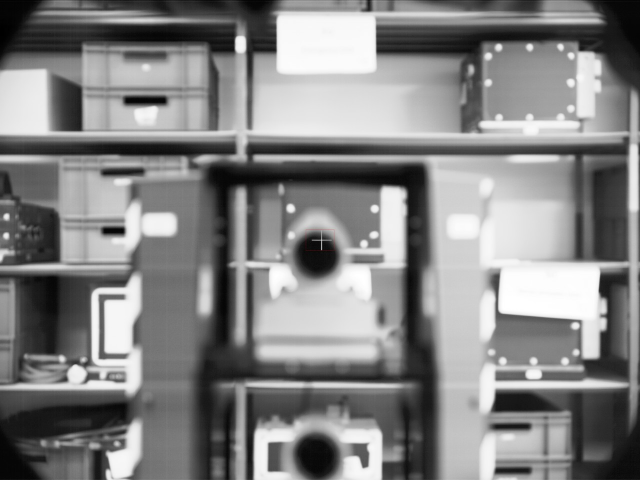
#> input picture zar visible.jpg, 1280 x 960 px (shown at 1/2 size)
$ jupyter execute --allow-errors traitement_image_1.ipynb
#> lines starting #> are read from the running program, lines starting #| are printed output that depends on the picture
# Traitement d'image

[cell 1]
# bibliothèques nécessaire au programme

import cv2
import os
import tkinter as tk
from tkinter import Tk
from tkinter.filedialog import askopenfilename
from tkinter import messagebox
import numpy as np
import matplotlib.pyplot as plt
import configparser

[cell 2]
#Fonction de resize d'image principalement utilisé pour l'affichage des images dans la fenêtre
def resize_image(image):

    # Vérifier le type de couleur de l'image
    if image is None:
        print("Impossible de charger l'image.")
    elif len(image.shape) == 2:
        height, width = image.shape
    elif image.shape[2] == 3:
        height, width, channels = image.shape
    elif image.shape[2] == 4:
        height, width, channels = image.shape[:3]
    else:
        print("Le type de couleur de l'image est inconnu.")

    print("Taille image : ",width, "x", height)
    if width > 768 or height > 576:
        # Calculer le ratio de redimensionnement
        ratio = min(768 / width, 576 / height)

        # Redimensionner l'image avec le ratio
        new_width = int(width * ratio)
        new_height = int(height * ratio)
        image = cv2.resize(image, (new_width, new_height))
    return image

[cell 3]
#Fonction d'affichage de l'image dans la fenêtre
def affiche_image(image,titre_fenetre):
    image=resize_image(image)   #Permet de réduire l'image avant de l'afficher
    cv2.imshow(titre_fenetre, image)

[cell 4]
#fonction d'ouverture de fichier avec fenêtre windows
def select_file():
    # Créer une fenêtre Tkinter invisible
    root = Tk()
    root.withdraw()

    # Ouvrir la boîte de dialogue de sélection de fichier avec le chemin par défaut
    file_path = askopenfilename()

    # Fermer la fenêtre Tkinter
    root.destroy()

    # Renvoyer le chemin et le nom du fichier sélectionné
    return file_path

[cell 5]
#Fonction principale de calcul du barycentre
def calculate_barycenter(image):

    cx, cy,height, width  = barycentre(image)

    output_image = np.zeros((height, width, 3), dtype=np.uint8)
    output_image[:,:]=image

    # Afficher les coordonnées du barycentre
    print("Coordonnées du barycentre:")
    print("x =", cx)
    print("y =", cy)
    print("Point vert dans l'image")

    # Dessiner un cercle sur l'image pour représenter le barycentre
    taille=int(height/100)
    output_image = cv2.circle(output_image.copy(), (cx, cy), taille, (0, 255, 0), -1)
    plt.imshow(output_image,cmap='gray')
    plt.colorbar()
    plt.title("Barycentre")
    plt.show()
    return

[cell 6]
#Fonction de calcul du barycentre
def barycentre(image):

    #passage de l'image en niveau de gris
    image_grey = cv2.cvtColor(image, cv2.COLOR_BGR2GRAY)
    height, width = image_grey.shape

    # Calculer les moments de l'image
    moments = cv2.moments(image_grey)

    # Calculer les coordonnées du barycentre
    cx = int(moments['m10'] / moments['m00'])
    cy = int(moments['m01'] / moments['m00'])

    return cx,cy,height,width

[cell 7]
#Fonctin de binarisation
def binarisation(image,seuil):
    output_image=duplication_image(image)
    _, image_binarisee = cv2.threshold(output_image, seuil, 255, cv2.THRESH_BINARY)
    #affichage de l'image
    plt.imshow(image_binarisee)
    plt.title("Image binarisee")
    plt.show()
    return image_binarisee

[cell 8]
#Fonction de fermeture des fenêtres images
def close_windows():
    cv2.waitKey(0)
    cv2.destroyAllWindows()

[cell 9]
#Fonction de calcul de la FTM
def calculate_fourier_transform(image):
    #passage de l'image en niveau de gris
    image = cv2.cvtColor(image, cv2.COLOR_BGR2GRAY)
    pixel_size_mm = 0.0064

    # Calculer la transformée de Fourier
    fourier_transform = np.fft.fftshift(np.fft.fft2(image))

    # Calculer les fréquences spatiales en cycles par pixel
    freq_x = np.fft.fftfreq(image.shape[1], d=pixel_size_mm)
    freq_y = np.fft.fftfreq(image.shape[0], d=pixel_size_mm)

    # Calculer les fréquences spatiales en cycles par mm
    freq_x_mm = freq_x * image.shape[1]
    freq_y_mm = freq_y * image.shape[0]

    # Calculer la fonction de transfert optique en amplitude
    optical_transfer_function = np.abs(fourier_transform)

    # Afficher la fonction de transfert optique en cycles par mm
    plt.imshow(optical_transfer_function, extent=(freq_x_mm.min(), freq_x_mm.max(), freq_y_mm.min(), freq_y_mm.max()), cmap='hot')
    plt.colorbar()
    plt.title("Fonction de transfert optique (cycles/mm)")
    plt.xlabel("Fréquence spatiale X (cycles/mm)")
    plt.ylabel("Fréquence spatiale Y (cycles/mm)")
    plt.show()

    # Calculer le spectre de magnitude
    spectrum = np.abs(fourier_transform)

     # Obtenir la ligne du milieu du spectre
    middle_row = spectrum[spectrum.shape[0] // 2, :]

    # Ne prendre que la moitié de la ligne du milieu
    half_length = len(middle_row) // 2
    middle_row_half = middle_row[half_length+1:]

    # Créer un graphique pour afficher la moitié de la ligne du milieu
    plt.plot(middle_row_half)
    plt.title("Fonction de transfere optique")
    plt.xlabel("Position")
    plt.ylabel("Magnitude")
    plt.show()

[cell 10]
#Fonction de calcul et d'affichage de l'histogramme
def plot_histogram(image):
    #passage de l'image en niveau de gris
    image = cv2.cvtColor(image, cv2.COLOR_BGR2GRAY)

    # Calculer l'histogramme de l'image
    histogram = cv2.calcHist([image], [0], None, [256], [0, 256])

    # Afficher l'histogramme
        # Ajuster la taille de l'image du graphique
    fig, ax = plt.subplots(figsize=(18, 3))

    # Afficher l'histogramme en mode bar graph
    ax.bar(np.arange(256), histogram[:, 0], color='blue')
    ax.set_title("Histogramme de l'image")
    ax.set_xlabel("Niveau de gris")
    ax.set_ylabel("Nombre de pixels")
    plt.show()

[cell 11]
#Fonction de lecture du fichier de configuration pour extraction des valeurs de ROI
def parse_configuration_file_ROI(config_file_path,section):
    # Créer un objet ConfigParser
    config = configparser.ConfigParser()

    # Lire le fichier de configuration
    config.read(config_file_path)

    # Extraire les valeurs numériques
    ROI_offset_X = int(config.get(section, 'ROI_X_offset'))
    ROI_offset_Y = int(config.get(section, 'ROI_Y_offset'))
    ROI_largeur = int(config.get(section, 'ROI_largeur'))
    ROI_hauteur = int(config.get(section, 'ROI_hauteur'))

    # Afficher les valeurs extraites
    print("ROI_X_offset :", ROI_offset_X)
    print("ROI_Y_offset :", ROI_offset_Y)
    print("ROI_largeur :", ROI_largeur)
    print("ROI_hauteur :", ROI_hauteur)
    return ROI_offset_X,ROI_offset_Y, ROI_largeur, ROI_hauteur

[cell 12]
#Fonction de lecture du fichier de configuration pour extraction d'une valeur generique
def parse_configuration_file_generique(config_file_path,section,paramettre):
    # Créer un objet ConfigParser
    config = configparser.ConfigParser()

    # Lire le fichier de configuration
    config.read(config_file_path)

    # Extraire les valeurs numériques
    valeur_paramettre = int(config.get(section, paramettre))


    # Afficher les valeurs extraites
    print("Section :", section)
    print("Paramettre :", paramettre)
    print("Valeur :", valeur_paramettre)

    return valeur_paramettre

[cell 13]
#Fonction d'affichage d'un popup
def show_popup(message):
    # Créer une fenêtre principale tkinter
    root = tk.Tk()
    root.withdraw()

    # Afficher la fenêtre pop-up avec le message
    messagebox.showinfo("Popup", message)

[cell 14]
#Fonction de fabrication de l'image ROI
def Make_ROI(input_image,ROI_offset_X,ROI_offset_Y, ROI_largeur, ROI_hauteur):

    #Vérifie que la ROI est correcte
    height,width = taille_image(input_image)
    print("ROI" , ROI_largeur+ROI_offset_X,width,ROI_hauteur+ROI_offset_Y,height)
    if (ROI_largeur+ROI_offset_X)>width or (ROI_hauteur+ROI_offset_Y)>height :
        print("Erreur dans l'extraction de la ROI")
        return input_image
    else:

        # Découper la région d'intérêt (ROI) de l'image d'entrée
        roi = input_image[ROI_offset_Y:ROI_offset_Y+ROI_hauteur, ROI_offset_X:ROI_offset_X+ROI_largeur]

        print ("Création nouvelle image : ", ROI_hauteur, "x", ROI_largeur)
        # Créer une nouvelle image vide avec la taille de la région d'intérêt
        output_image = np.zeros((ROI_hauteur, ROI_largeur, 3), dtype=np.uint8)

        # Coller la région d'intérêt dans la nouvelle image
        output_image[:,:] = roi

        return output_image

[cell 15]
#Fonction d'extraction d'une ligne dans l'image
def extract_line(image, y):

    # Extraire la ligne de l'image
    line = image[y, :]

    return line

[cell 16]
#Fonction de mesure de luminance
def mesure_luminance (image,mode,num_ligne):
    #Convertion de l'image en niveaux
    image_grey = cv2.cvtColor(image, cv2.COLOR_BGR2GRAY)

    #Définition des lignes de mesures à 1/4 1/2 et 3/4 de l'image avec affichage de ces lignes dans l'image
    height, width = image_grey.shape

    # Duplique l'image d'origine
    output_image=duplication_image(image)

    if num_ligne==None :
        y1=int(height/4)
        y2=int(height/2)
        y3=int(height*3/4)
        start_point = (100, 100)
        end_point = (500, 300)
        output_image = cv2.line(output_image, (0,y1), (width,y1), (255,0,0), 2)
        output_image = cv2.line(output_image, (0,y2), (width,y2), (0,255,0), 2)
        output_image = cv2.line(output_image, (0,y3), (width,y3), (0,0,255), 2)
    else:
        output_image = cv2.line(output_image, (0,num_ligne), (width,num_ligne), (255,255,0), 1)
    plt.imshow(output_image,cmap='gray')
    plt.colorbar()
    plt.title("Identification des lignes de mesure")
    plt.show()

    #extraction de chaque ligne et affichage dans le graph
    if num_ligne==None:
        ligne=extract_line(image_grey,y1)
        plt.plot(ligne, color='red')
        print("Max ligne Rouge :", max(ligne), " à la position :", np.argmax(ligne))

        ligne=extract_line(image_grey,y2)
        plt.plot(ligne, color='green')
        print("Max ligne Verte :", max(ligne), " à la position :", np.argmax(ligne))

        ligne=extract_line(image_grey,y3)
        plt.plot(ligne, color='blue')
        print("Max ligne Bleue :", max(ligne), " à la position :", np.argmax(ligne))
    else:
        ligne=extract_line(image_grey,num_ligne)
        plt.plot(ligne, color='yellow')
        print("Max ligne jaune :", max(ligne), " à la position :", np.argmax(ligne))

    plt.title('Extraction de lignes')
    plt.xlabel('Position')
    plt.ylabel('Intensité')
    plt.show()


    #Calcul d'une ligne qui contient la moyenne des colonnes
    for col in range(width):
        column_sum = np.mean(image_grey[:, col])
        ligne[col] = column_sum

    plt.plot(ligne)
    plt.title('Moyenne des lignes verticales')
    plt.xlabel('Position')
    plt.ylabel('Intensité')

    # Afficher le graphique
    plt.show()
    print("Max ligne moyenne :", max(ligne), " à la position :", np.argmax(ligne))

    #Affichage d'un zoom à 20pixel autour du point maximum
    min_graph = np.argmax(ligne)-20
    max_graph = np.argmax(ligne)+20

    min_graph = max(min_graph,0)
    max_graph = min(max_graph,width)

    plt.bar(np.arange(width), ligne, color='blue')
    for i in range(min_graph,max_graph):
        plt.text(i, ligne[i], ligne[i])

    print("Zoom à 20 pixels de chaque coté du pic max")

    plt.title('Moyenne des lignes verticales')
    plt.xlabel('Position')
    plt.ylabel('Intensité')
    plt.xlim(min_graph, max_graph)
    # Afficher le graphique

    plt.show()

[cell 17]
#Fonction d'affichage de la ROI dans l'image d'origine
def visualisation_ROI(image,ROI_offset_X,ROI_offset_Y, ROI_largeur, ROI_hauteur):

    # Duplique l'image d'origine
    ROI_image=duplication_image(image)
    # trace un rectangle de la taille de la ROI
    cv2.rectangle(ROI_image, (ROI_offset_X, ROI_offset_Y), (ROI_offset_X+ROI_largeur, ROI_offset_Y+ROI_hauteur), (255, 0, 255), 2)
    #affiche l'image
    plt.imshow(ROI_image,cmap='gray')
    plt.colorbar()
    plt.title("Localisation ROI")
    plt.show()

[cell 18]
#Fonction de duplication d'une image
def duplication_image(image):
    height,width = taille_image(image)
    output_image = np.zeros((height, width, 3), dtype=np.uint8)
    output_image[:,:]=image
    return output_image

[cell 19]
#Fonction de lecture du fichier de fonfiguration
def affichage_fichier_conf(config_path):
    print ("Fichier de configuration", config_path)
    # Créer un objet ConfigParser
    config = configparser.ConfigParser()

    # Lire le fichier de configuration
    config.read(config_path)
    for section in config.sections():
        print(f"[{section}]")
        for key, value in config.items(section):
            print(f"{key} = {value}")

[cell 20]
#Fonction de mesure de la taille des images
def taille_image(image):
    if image is None:
        print("Impossible de charger l'image.")
    elif len(image.shape) == 2:
        height, width = image.shape
    elif image.shape[2] == 3:
        height, width, channels = image.shape
    elif image.shape[2] == 4:
        height, width, channels = image.shape[:3]
    else:
        print("Le type de couleur de l'image est inconnu.")
    return height,width

## Initialisation du programme

[cell 21]
show_popup("Ouverture du fichier image")
image_path = select_file()
#> the answer given: zar visible.jpg
print("Ouverture fichier image :", image_path)
image = cv2.imread(image_path)
#> image is the input picture: shape (960, 1280, 3); mean B, G, R 131.6, 131.6, 131.6
print ("Affichage image plein format")
affiche_image(image,"Image redimensionnee")
#| Taille image :  1280 x 960
#> in resize_image, `image = cv2.resize(image, (new_width, new_height))`:
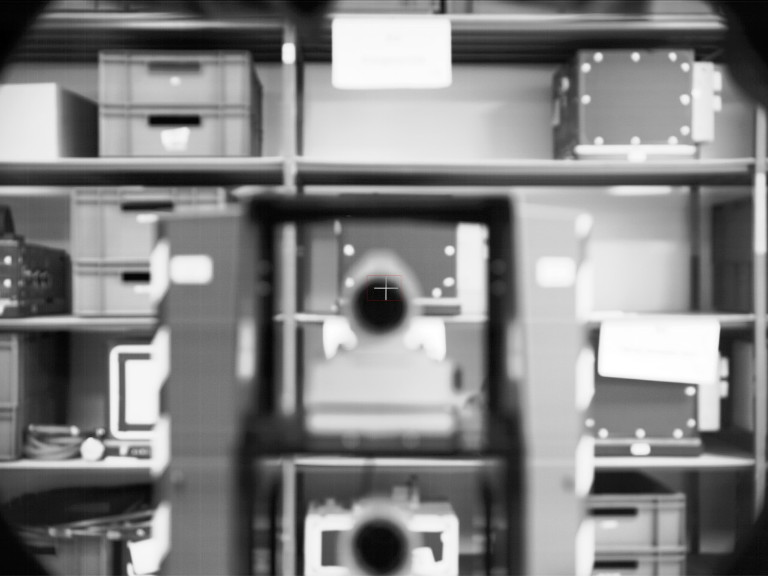
#> image: shape (576, 768, 3); mean of channels 0, 1, 2 131.6, 131.6, 131.6; drawn as B, G, R

show_popup("Ouverture du fichier de configuration")
config_path = select_file()
#> the answer given: zar visible.jpg

#> (the rest of this cell did not finish here and is left out)


## Barycentre
### Barycentre sur image complète

[cell 22]
calculate_barycenter(image)
#> in barycentre, `moments = cv2.moments(image_grey)`: moments = moments, m00 161762974, centre m10/m00, m01/m00 = (667.7, 467.1)
#> in barycentre, `cx = int(moments['m10'] / moments['m00'])`: cx = 667
#> in barycentre, `cy = int(moments['m01'] / moments['m00'])`: cy = 467
#> in calculate_barycenter, `cx, cy,height, width  = barycentre(image)`: cx = 667; cy = 467; height = 960; width = 1280
#| x = 667
#| y = 467
#> in calculate_barycenter, `taille=int(height/100)`: taille = 9
#> in calculate_barycenter, `plt.show()`:
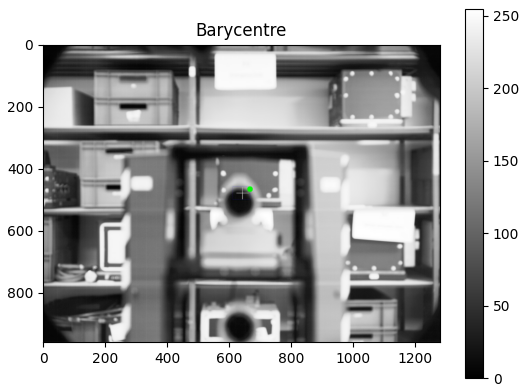
#> figure drawn by matplotlib, 2 panels; B, G, R data is drawn as R, G, B

### Barycentre sur ROI

#> (a cell that did not finish here is left out)

visualisation_ROI(image,ROI_offset_X,ROI_offset_Y, ROI_largeur, ROI_hauteur)
image_ROI_barycentre=Make_ROI(image,ROI_offset_X,ROI_offset_Y, ROI_largeur, ROI_hauteur)
calculate_barycenter(image_ROI_barycentre)

## Histogramme
### Histogramme sur image complète

[cell 24]
#Calcul de l'histogramme
plot_histogram(image)
#> in plot_histogram, `histogram = cv2.calcHist([image], [0], None, [256], [0, 256])`: histogram = 256 values, max 8007 at index 117, min 241 at index 0, mean 4800
#> in plot_histogram, `plt.show()`:
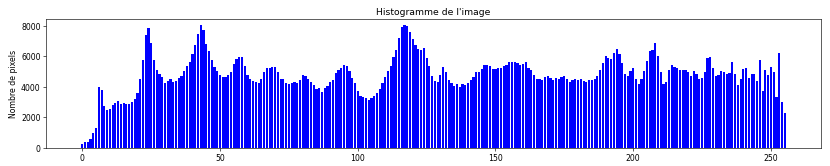
#> figure drawn by matplotlib, 1 panel; tallest bar 8007 high, from x = 116.6 to 117.4

### Histogramme sur ROI

#> (a cell that did not finish here is left out)

visualisation_ROI(image,ROI_offset_X,ROI_offset_Y, ROI_largeur, ROI_hauteur)
image_ROI_histogramme=Make_ROI(image,ROI_offset_X,ROI_offset_Y, ROI_largeur, ROI_hauteur)
plot_histogram(image_ROI_histogramme)

## Mesure de luminance
### Luminance sur image complète

[cell 26]
#Calcul de la luminance
mesure_luminance (image,"image",None)
#> in duplication_image, `height,width = taille_image(image)`: height = 960; width = 1280
#> in mesure_luminance, `output_image = cv2.line(output_image, (0,y3), (width,y3), (0,0,255), 2)`:
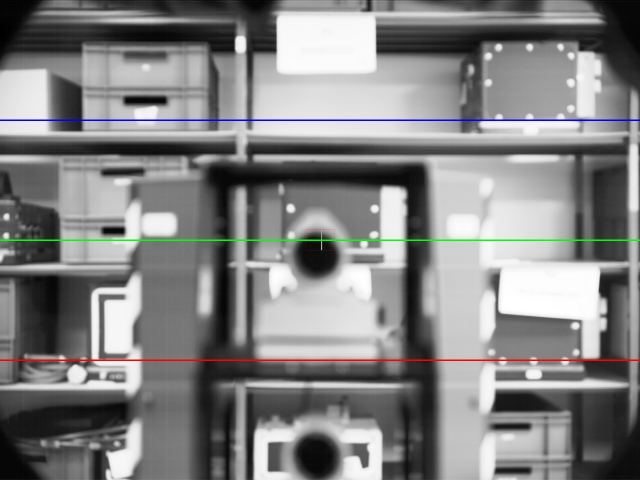
#> output_image: shape (960, 1280, 3) (shown at 1/2 size); mean B, G, R 131, 131, 131
#> in mesure_luminance, `plt.show()`:
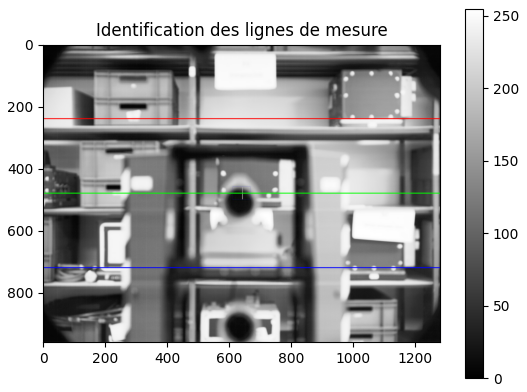
#> figure drawn by matplotlib, 2 panels; B, G, R data is drawn as R, G, B
#> in extract_line, `line = image[y, :]`: line = 1280 values, max 240 at index 278, min 32 at index 158, mean 184.4
#> in mesure_luminance, `ligne=extract_line(image_grey,y1)`: ligne has the same summary as line in extract_line
#| Max ligne Rouge : 240  à la position : 278
#> in mesure_luminance, `ligne=extract_line(image_grey,y2)`: ligne = 1280 values, max 246 at index 972, min 14 at index 617, mean 146.7
#| Max ligne Verte : 246  à la position : 972
#> in mesure_luminance, `ligne=extract_line(image_grey,y3)`: ligne = 1280 values, max 240 at index 264, min 27 at index 416, mean 131.5
#| Max ligne Bleue : 240  à la position : 264
#> in mesure_luminance, `plt.show()`:
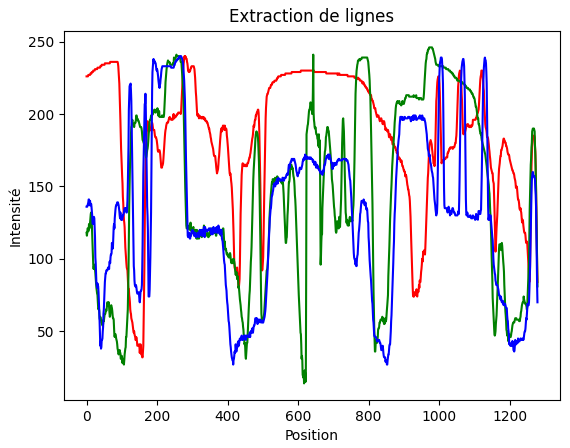
#> figure drawn by matplotlib, 1 panel; curve peaks at x = 278, y = 240; curve peaks at x = 972, y = 246; curve peaks at x = 264, y = 240
#> the loop in mesure_luminance, `for col in range(width):` made 1280 passes
#> column_sum on passes 1 to 3: 96.56, 96.56, 96.75
#> after the loop in mesure_luminance, `for col in range(width):`: ligne = 1280 values, max 193 at index 971, min 53 at index 450, mean 131.1
#> in mesure_luminance, `plt.show()`:
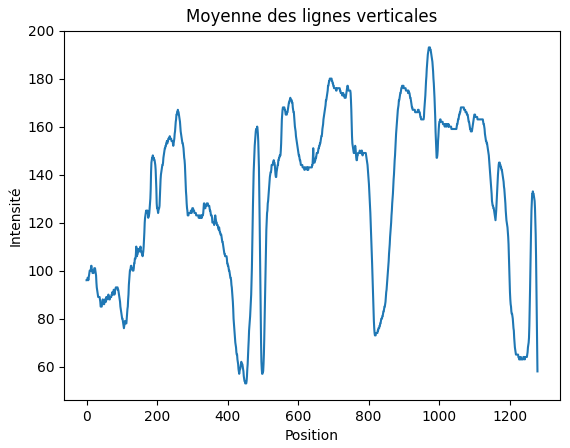
#> figure drawn by matplotlib, 1 panel; curve peaks at x = 971, y = 193
#| Max ligne moyenne : 193  à la position : 971
#> in mesure_luminance, `min_graph = np.argmax(ligne)-20`: min_graph = 951
#> in mesure_luminance, `max_graph = np.argmax(ligne)+20`: max_graph = 991
#> in mesure_luminance, `plt.show()`:
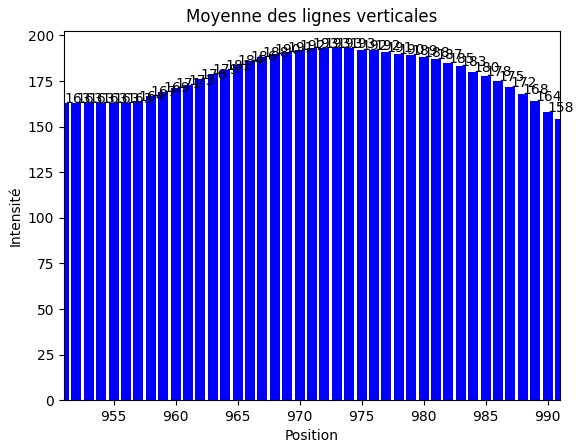
#> figure drawn by matplotlib, 1 panel

### Luminance sur ROI

#> (a cell that did not finish here is left out)

visualisation_ROI(image,ROI_offset_X,ROI_offset_Y, ROI_largeur, ROI_hauteur)
image_ROI_luminance=Make_ROI(image,ROI_offset_X,ROI_offset_Y, ROI_largeur, ROI_hauteur)
num_ligne=parse_configuration_file_generique(config_path,"Luminance","Ligne_luminance_ROI")
mesure_luminance (image_ROI_luminance,"image",num_ligne)

## Binarisation
###  Binarisation image complète
####   Binarisation

#> (a cell that did not finish here is left out)

image_binarisee=binarisation(image,seuil)

#### Barycentre sur binarisation

#> (a cell that did not finish here is left out)

### Binarisation sur ROI
#### Binarisation

#> (a cell that did not finish here is left out)

visualisation_ROI(image,ROI_offset_X,ROI_offset_Y, ROI_largeur, ROI_hauteur)
image_ROI_binarisation=Make_ROI(image,ROI_offset_X,ROI_offset_Y, ROI_largeur, ROI_hauteur)
image_binarisee=binarisation(image_ROI_binarisation,seuil)

#### Barycentre sur binarisation ROI

#> (a cell that did not finish here is left out)

## FTM
### FTM sur image complète

[cell 32]
calculate_fourier_transform(image)
#> in calculate_fourier_transform, `plt.show()`:
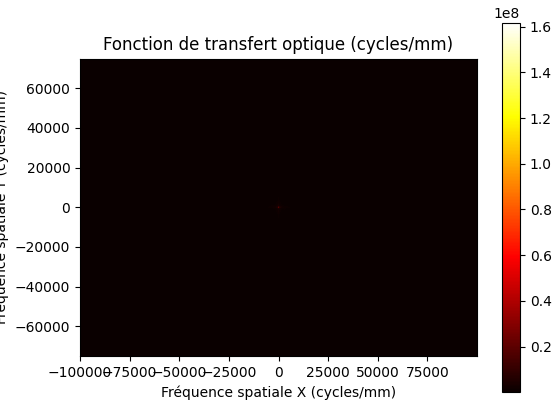
#> figure drawn by matplotlib, 2 panels
#> in calculate_fourier_transform, `middle_row = spectrum[spectrum.shape[0] // 2, :]`: middle_row = 1280 values, max 161762974 at index 640, min 3936.8 at index 300, mean 386097.8
#> in calculate_fourier_transform, `half_length = len(middle_row) // 2`: half_length = 640
#> in calculate_fourier_transform, `middle_row_half = middle_row[half_length+1:]`: middle_row_half = 639 values, max 18199124.8 at index 2, min 3936.8 at index 339, mean 260110.1
#> in calculate_fourier_transform, `plt.show()`:
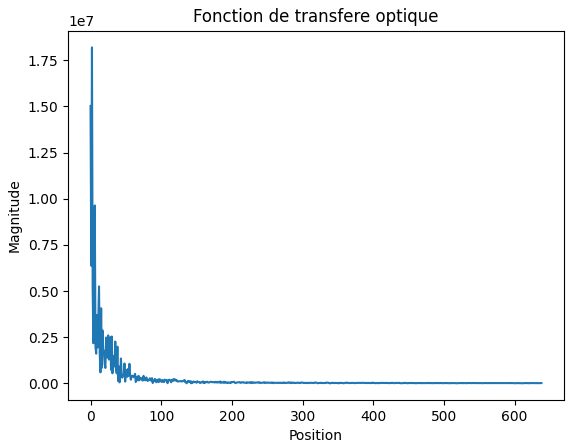
#> figure drawn by matplotlib, 1 panel; curve peaks at x = 2, y = 18199124.8
